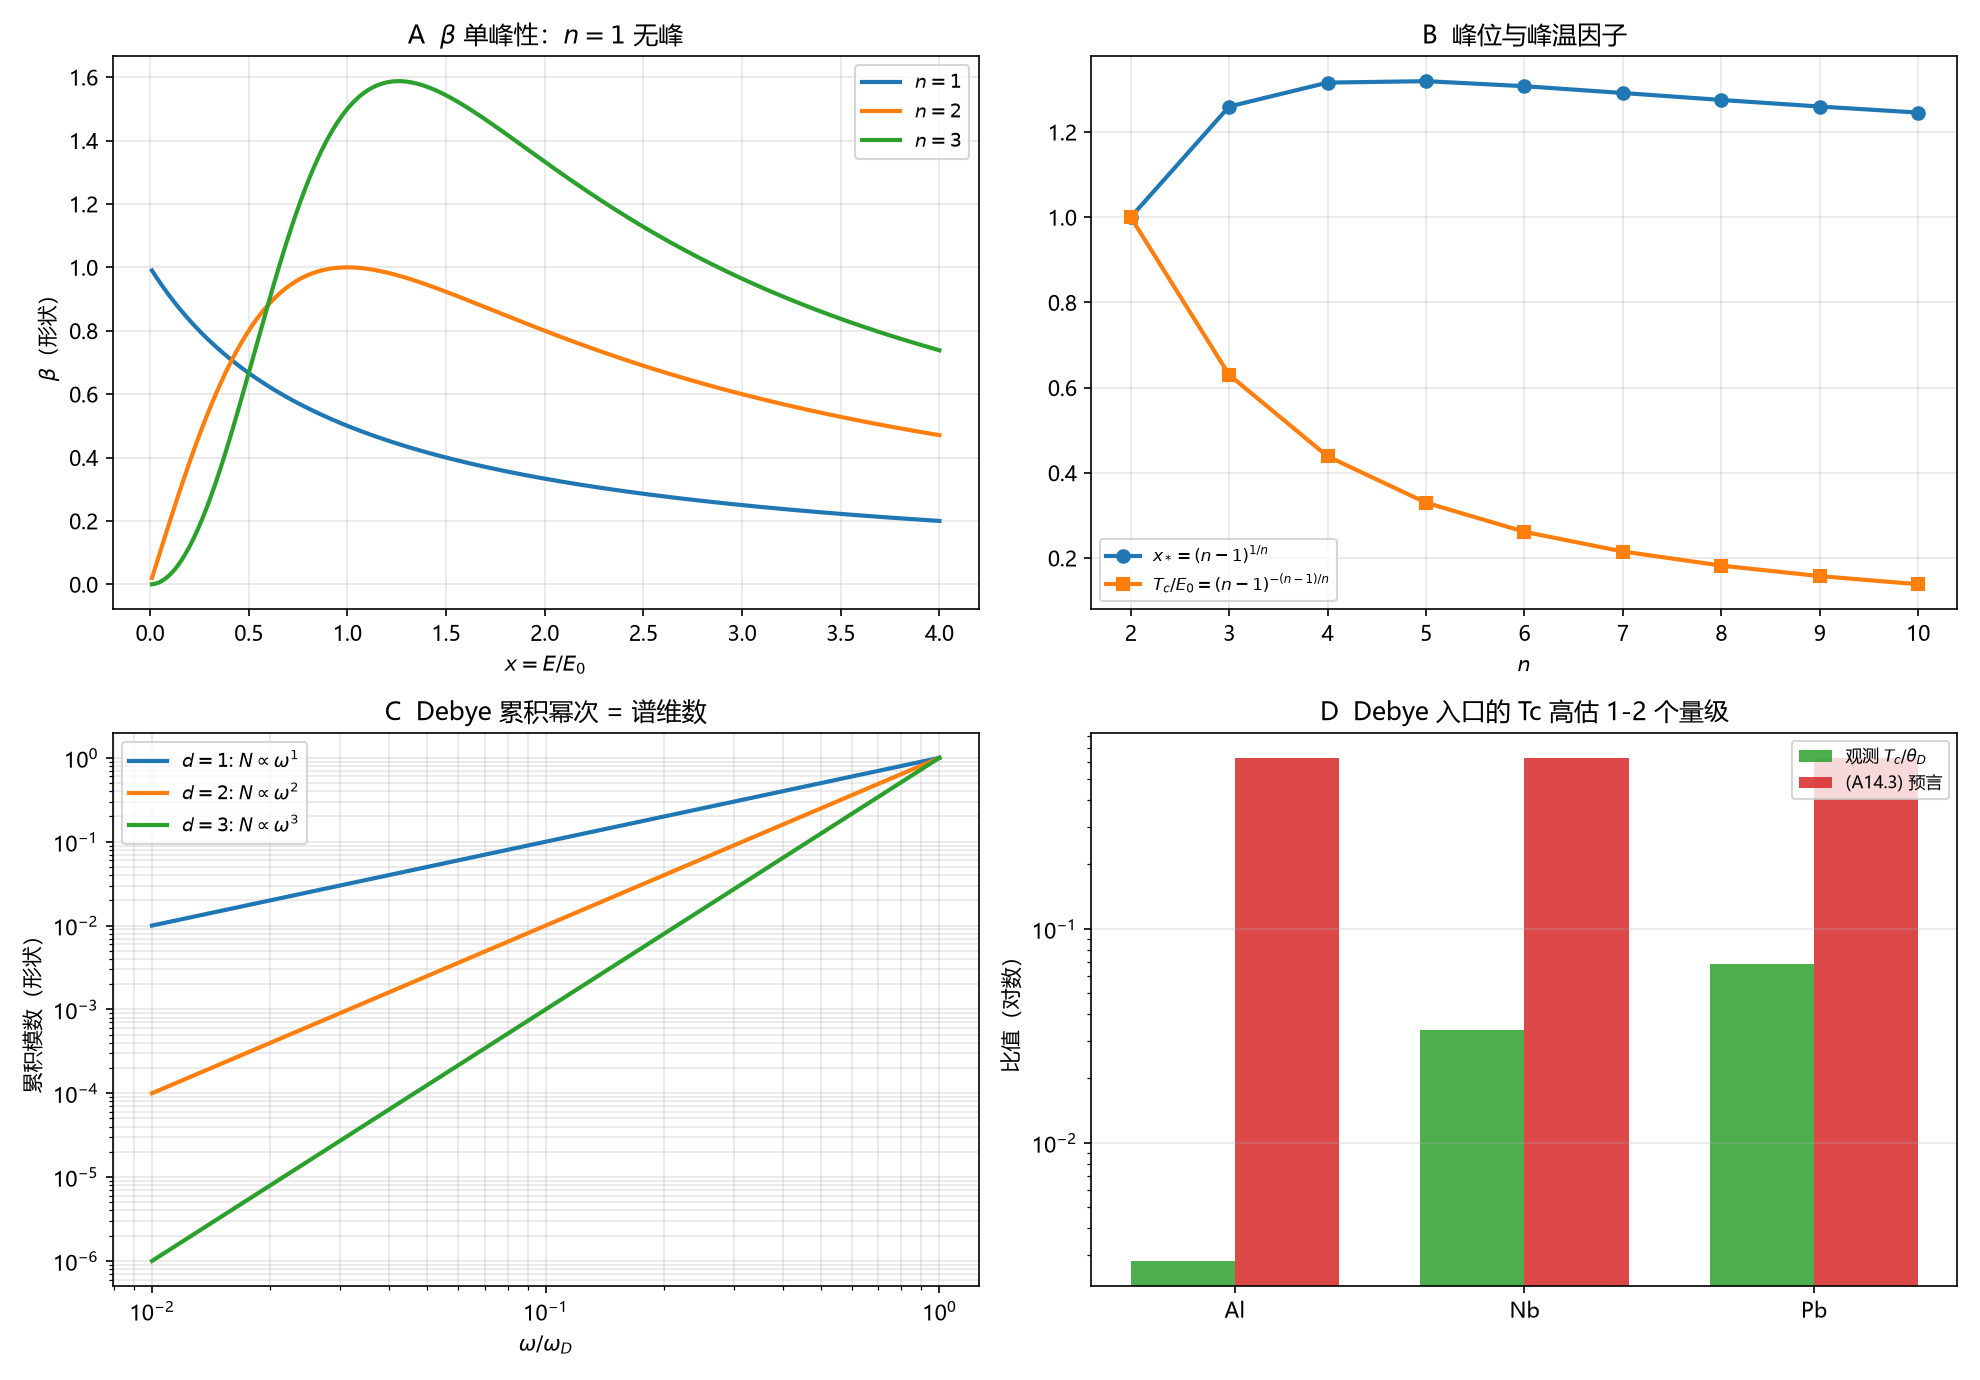

Recreate this plot in Python.
# -*- coding: utf-8 -*-
"""
目标补充／`审-14` 的数值核对：Gamma 的谱来源与替代 T 入口的否定。

1. Gamma(x)=1+x^n 与 beta(x)=n x^{n-1}/(1+x^n)（n=1,2,3）；
2. 峰位 x*=(n-1)^{1/n} 与 Tc/E0=(n-1)^{-(n-1)/n}；
3. Debye 累积模数 N(w) ∝ w^d 的幂律核对；
4. 观测 Tc/theta_D 与 (A14.3) 预言 0.63 的对比。

外部数值只作对照；曲线由 (补.1)-(补.3) 直接计算。
"""

import csv
import os

import numpy as np
import matplotlib
matplotlib.use("Agg")
import matplotlib.pyplot as plt

plt.rcParams["font.sans-serif"] = ["Microsoft YaHei", "SimHei", "DejaVu Sans"]
plt.rcParams["axes.unicode_minus"] = False

HERE = os.path.dirname(os.path.abspath(__file__))
OUT_PNG = os.path.join(HERE, "目标_审14_Gamma.png")
OUT_CSV = os.path.join(HERE, "目标_审14_Gamma.csv")

MATERIALS = [("Al", 1.2, 428.0), ("Nb", 9.25, 275.0), ("Pb", 7.2, 105.0)]


def beta_shape(x, n):
    return n * x ** (n - 1) / (1 + x ** n)


def main():
    rows = []
    pred = 2.0 ** (-2.0 / 3.0)
    print(f"Tc/E0 at n=3 = {pred:.6f}")

    print("\n峰位与 Tc 因子")
    for n in range(2, 8):
        xs = (n - 1) ** (1.0 / n)
        tf = (n - 1) ** (-(n - 1) / n)
        print(f"  n={n}: x*={xs:.6f}, Tc/E0={tf:.6f}")
        rows.append(("peak", n, xs, tf, np.nan))

    print("\nDebye 累积幂律（int_0^1 d y^{d-1} dy = 1，斜率 d）")
    y = np.linspace(1e-6, 1.0, 200000)
    for d in (1, 2, 3):
        val = np.trapezoid(d * y ** (d - 1), y)
        print(f"  d={d}: integral={val:.8f} (target 1)")
        rows.append(("debye", d, val, 1.0, np.nan))

    print("\n观测 Tc/theta_D 与预言对比")
    ratios = []
    for name, tc, td in MATERIALS:
        r = tc / td
        ratios.append(r)
        print(f"  {name}: {r:.6f} vs {pred:.6f} (factor {pred/r:.1f})")
        rows.append(("observation", tc, r, pred, np.nan))

    with open(OUT_CSV, "w", newline="", encoding="utf-8-sig") as fh:
        wr = csv.writer(fh)
        wr.writerow(["kind", "x", "y", "y_ref", "extra"])
        wr.writerows(rows)

    fig, ax = plt.subplots(2, 2, figsize=(13.2, 9.2))

    # A: beta
    xx = np.linspace(0.01, 4, 800)
    for n in (1, 2, 3):
        ax[0, 0].plot(xx, beta_shape(xx, n), lw=2.0, label=rf"$n={n}$")
    ax[0, 0].set_xlabel(r"$x=E/E_0$")
    ax[0, 0].set_ylabel(r"$\beta$（形状）")
    ax[0, 0].set_title(r"A  $\beta$ 单峰性：$n=1$ 无峰")
    ax[0, 0].legend(fontsize=9)
    ax[0, 0].grid(alpha=0.3)

    # B: peak and Tc factor
    ns = np.arange(2, 11)
    xs = [(n - 1) ** (1.0 / n) for n in ns]
    tfs = [(n - 1) ** (-(n - 1) / n) for n in ns]
    ax[0, 1].plot(ns, xs, "o-", lw=2.0, color="tab:blue", label=r"$x_*=(n-1)^{1/n}$")
    ax[0, 1].plot(ns, tfs, "s-", lw=2.0, color="tab:orange",
                  label=r"$T_c/E_0=(n-1)^{-(n-1)/n}$")
    ax[0, 1].set_xlabel(r"$n$")
    ax[0, 1].set_title("B  峰位与峰温因子")
    ax[0, 1].legend(fontsize=8)
    ax[0, 1].grid(alpha=0.3)

    # C: Debye cumulative
    om = np.logspace(-2, 0, 300)
    for d in (1, 2, 3):
        ax[1, 0].loglog(om, om ** d, lw=2.0, label=rf"$d={d}$: $N\propto\omega^{d}$")
    ax[1, 0].set_xlabel(r"$\omega/\omega_D$")
    ax[1, 0].set_ylabel(r"累积模数（形状）")
    ax[1, 0].set_title("C  Debye 累积幂次 = 谱维数")
    ax[1, 0].legend(fontsize=9)
    ax[1, 0].grid(alpha=0.3, which="both")

    # D: comparison
    names = [m[0] for m in MATERIALS]
    ax[1, 1].bar(np.arange(3) - 0.18, ratios, 0.36, color="tab:green", alpha=0.85,
                 label="观测 $T_c/\\theta_D$")
    ax[1, 1].bar(np.arange(3) + 0.18, [pred] * 3, 0.36, color="tab:red", alpha=0.85,
                 label="(A14.3) 预言")
    ax[1, 1].set_yscale("log")
    ax[1, 1].set_xticks(np.arange(3))
    ax[1, 1].set_xticklabels(names)
    ax[1, 1].set_ylabel("比值（对数）")
    ax[1, 1].set_title("D  Debye 入口的 Tc 高估 1-2 个量级")
    ax[1, 1].legend(fontsize=8)
    ax[1, 1].grid(alpha=0.3, axis="y")

    fig.tight_layout()
    fig.savefig(OUT_PNG, dpi=150)
    plt.close(fig)
    print("\nsaved:", OUT_PNG)
    print("saved:", OUT_CSV)


if __name__ == "__main__":
    main()
